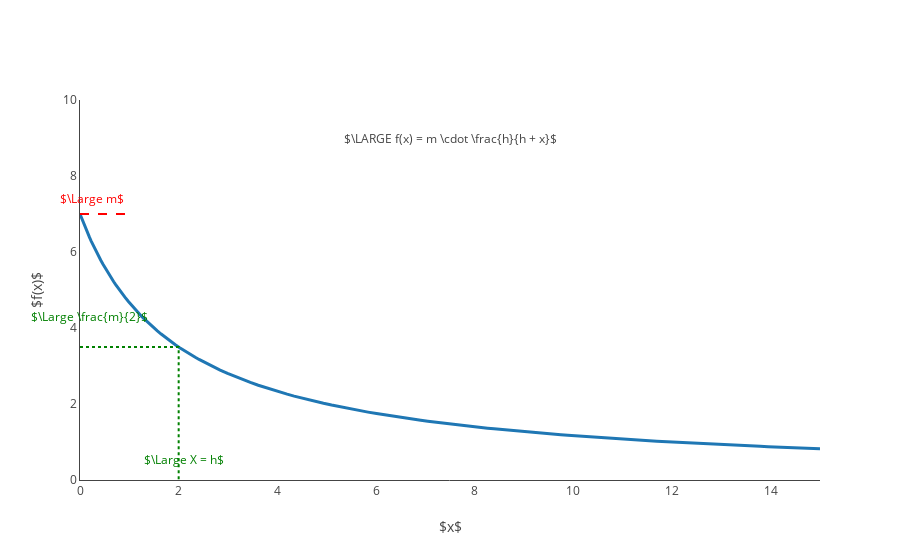

The cell this chart's notebook holds for it:
### Markdown cell above
# A “de-saturating” function

It decreases, from its initial (maximum) level, down to near zero. 

Parameters:
 - $m =$ the initial (***maximum***) level, the value of $f(x)$ at $x = 0$
 - $h =$ the ***half-saturation point***, the $x$ value at which $f(x) = \frac{1}{2}m$

### Code cell
xmax=15
m = 7
h = 2
def f(x): return m * h / (h + x)

figure, plot = pm.make_figure()
figure.layout.update(showlegend=False)
plot.axes_ranges((0, xmax), (0, 10))
plot.axes_labels("$x$", "$f(x)$")
plot.function(f, (0, xmax), line_width=3)
plot.text(r"$\LARGE f(x) = m \cdot \frac{h}{h + x}$", (xmax/2, 9))
plot.lines(((0, m), (1, m)), color="red", line_dash="dash")
plot.text(r"$\Large m$", (0.25, m + 0.4), color="red")
plot.lines(((0, m/2), (h, m/2), (h, 0)), color="green", line_dash="dot")
plot.text(r"$\Large X = h$", (h + 0.1, 0.55), color="green")
plot.text(r"$\Large \frac{m}{2}$", (0.2, m/2 + 0.8), color="green")

figure

### Figure 1 — Plotly figure (JSON) as saved in the notebook; plotly's stock layout.template omitted (floating-point values rounded to 4 significant figures)
{"data": [{"line": {"shape": "linear", "smoothing": 0, "width": 3}, "mode": "lines", "type": "scatter", "x": [0, 0.03983, 0.07966, 0.1195, 0.1593, 0.1931, 0.2268, 0.2606, 0.2943, 0.3366, 0.3789, 0.4212, 0.4635, 0.4986, 0.5337, 0.5688, 0.6039, 0.6436, 0.6833, 0.723, 0.7627, 0.8364, 0.9101, 0.981, 1.052, 1.133, 1.214, 1.275, 1.335, 1.413, 1.49, 1.568, 1.645, 1.721, 1.798, 1.868, 1.939, 2.013, 2.087, 2.173, 2.259, 2.336, 2.413, 2.555, 2.694, 2.841, 2.991, 3.136, 3.29, 3.453, 3.613, 3.744, 3.905, 4.036, 4.198, 4.341, 4.503, 4.635, 4.801, 4.935, 5.1, 5.236, 5.392, 5.564, 5.713, 5.838, 6.01, 6.161, 6.296, 6.437, 6.603, 6.744, 6.907, 7.05, 7.202, 7.362, 7.493, 7.64, 7.806, 7.955, 8.11, 8.263, 8.393, 8.562, 8.706, 8.846, 8.99, 9.156, 9.312, 9.446, 9.603, 9.747, 9.888, 10.05, 10.21, 10.34, 10.51, 10.65, 10.81, 10.94, 11.09, 11.24, 11.39, 11.54, 11.69, 11.86, 12.01, 12.15, 12.29, 12.46, 12.6, 12.75, 12.89, 13.06, 13.21, 13.35, 13.5, 13.65, 13.79, 13.95, 14.09, 14.24, 14.4, 14.54, 14.71, 14.86, 15], "xaxis": "x", "y": [7, 6.863, 6.732, 6.605, 6.483, 6.384, 6.287, 6.193, 6.102, 5.992, 5.885, 5.782, 5.683, 5.603, 5.526, 5.45, 5.377, 5.296, 5.217, 5.141, 5.067, 4.936, 4.811, 4.696, 4.587, 4.468, 4.355, 4.275, 4.198, 4.102, 4.011, 3.924, 3.841, 3.762, 3.686, 3.619, 3.555, 3.489, 3.426, 3.355, 3.287, 3.229, 3.173, 3.074, 2.983, 2.892, 2.805, 2.726, 2.647, 2.567, 2.494, 2.437, 2.371, 2.319, 2.259, 2.208, 2.153, 2.11, 2.059, 2.019, 1.972, 1.935, 1.894, 1.851, 1.815, 1.786, 1.748, 1.715, 1.687, 1.659, 1.627, 1.601, 1.572, 1.547, 1.521, 1.495, 1.475, 1.452, 1.428, 1.406, 1.385, 1.364, 1.347, 1.325, 1.308, 1.291, 1.274, 1.255, 1.238, 1.223, 1.207, 1.192, 1.178, 1.162, 1.147, 1.135, 1.119, 1.107, 1.093, 1.082, 1.07, 1.058, 1.046, 1.034, 1.022, 1.01, 0.999, 0.9895, 0.98, 0.9682, 0.9588, 0.9491, 0.9405, 0.9296, 0.9206, 0.9123, 0.9034, 0.8944, 0.8868, 0.8779, 0.8699, 0.8621, 0.8535, 0.8464, 0.8377, 0.8304, 0.8235], "yaxis": "y"}, {"line": {"color": "red", "dash": "dash", "shape": "linear", "smoothing": 0}, "mode": "lines", "type": "scatter", "x": [0, 1], "xaxis": "x", "y": [7, 7], "yaxis": "y"}, {"line": {"color": "green", "dash": "dot", "shape": "linear", "smoothing": 0}, "mode": "lines", "type": "scatter", "x": [0, 2, 2], "xaxis": "x", "y": [3.5, 3.5, 0], "yaxis": "y"}], "layout": {"annotations": [{"showarrow": false, "text": "$\\LARGE f(x) = m \\cdot \\frac{h}{h + x}$", "x": 7.5, "xref": "x", "y": 9, "yref": "y"}, {"font": {"color": "red"}, "showarrow": false, "text": "$\\Large m$", "x": 0.25, "xref": "x", "y": 7.4, "yref": "y"}, {"font": {"color": "green"}, "showarrow": false, "text": "$\\Large X = h$", "x": 2.1, "xref": "x", "y": 0.55, "yref": "y"}, {"font": {"color": "green"}, "showarrow": false, "text": "$\\Large \\frac{m}{2}$", "x": 0.2, "xref": "x", "y": 4.3, "yref": "y"}], "showlegend": false, "xaxis": {"anchor": "y", "domain": [0, 1], "range": [0, 15], "title": {"text": "$x$"}}, "yaxis": {"anchor": "x", "domain": [0, 1], "range": [0, 10], "title": {"text": "$f(x)$"}}}}
